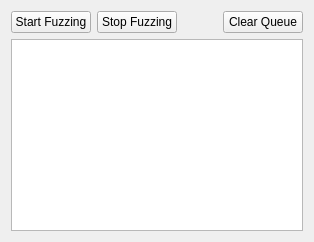
          <widget class="QWidget" name="domFuzzerFuzzQueueTab">
           <attribute name="title">
            <string>Fuzz Queue</string>
           </attribute>
           <layout class="QVBoxLayout" name="verticalLayout_38">
            <item>
             <layout class="QHBoxLayout" name="horizontalLayout_23">
              <item>
               <widget class="QPushButton" name="domFuzzerStartButton">
                <property name="text">
                 <string>Start Fuzzing</string>
                </property>
               </widget>
              </item>
              <item>
               <widget class="QPushButton" name="domFuzzerStopButton">
                <property name="text">
                 <string>Stop Fuzzing</string>
                </property>
               </widget>
              </item>
              <item>
               <spacer name="horizontalSpacer_12">
                <property name="orientation">
                 <enum>Qt::Horizontal</enum>
                </property>
                <property name="sizeHint" stdset="0">
                 <size>
                  <width>40</width>
                  <height>20</height>
                 </size>
                </property>
               </spacer>
              </item>
              <item>
               <widget class="QPushButton" name="domFuzzerClearQueueButton">
                <property name="text">
                 <string>Clear Queue</string>
                </property>
               </widget>
              </item>
             </layout>
            </item>
            <item>
             <widget class="QTreeView" name="domFuzzerFuzzQueueTable"/>
            </item>
           </layout>
          </widget>
